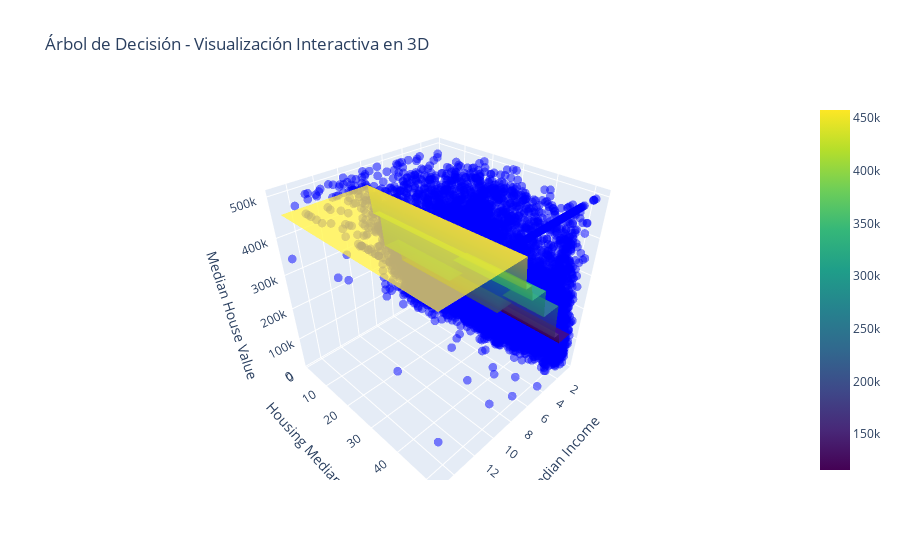

Notebook code cell kept with this figure:
### Markdown cell above
### 2 variables

median_income y housing_median_age

### Code cell
import plotly.graph_objects as go
import numpy as np
from sklearn.tree import DecisionTreeRegressor
from sklearn.model_selection import train_test_split
import pandas as pd

# Seleccionar dos variables predictoras
X = housing[['median_income', 'housing_median_age']].values
y = housing['median_house_value'].values

# Dividir en entrenamiento y prueba
X_train, X_test, y_train, y_test = train_test_split(X, y, test_size=0.2, random_state=42)

# Entrenar el modelo de árbol de decisión
tree_regressor_3d = DecisionTreeRegressor(max_depth=3, random_state=42)
tree_regressor_3d.fit(X_train, y_train)

# Crear una malla de valores para predecir
x_range = np.linspace(X[:, 0].min(), X[:, 0].max(), 50)
y_range = np.linspace(X[:, 1].min(), X[:, 1].max(), 50)
X_grid, Y_grid = np.meshgrid(x_range, y_range)
Z_pred = tree_regressor_3d.predict(np.c_[X_grid.ravel(), Y_grid.ravel()]).reshape(X_grid.shape)

# Crear la figura interactiva
fig = go.Figure()

# Agregar los datos reales como scatter 3D
fig.add_trace(go.Scatter3d(
    x=X[:, 0], y=X[:, 1], z=y,
    mode='markers',
    marker=dict(size=3, color='blue', opacity=0.5),
    name="Datos reales"
))

# Agregar la superficie de predicción del árbol de decisión
fig.add_trace(go.Surface(
    x=x_range, y=y_range, z=Z_pred,
    colorscale="viridis",
    opacity=0.7,
    name="Predicción del Árbol"
))

# Configuración de ejes
fig.update_layout(
    title="Árbol de Decisión - Visualización Interactiva en 3D",
    scene=dict(
        xaxis_title="Median Income",
        yaxis_title="Housing Median Age",
        zaxis_title="Median House Value"
    )
)

# Mostrar el gráfico interactivo
fig.show()

### Figure 1 — Plotly figure (JSON) as saved in the notebook; plotly's stock layout.template omitted (floating-point values rounded to 4 significant figures; data arrays with more than 128 entries replaced by an {"elided": "..."} marker saying what was removed)
{"data": [{"marker": {"color": "blue", "opacity": 0.5, "size": 3}, "mode": "markers", "name": "Datos reales", "type": "scatter3d", "x": {"elided": "20640 float values"}, "y": {"elided": "20640 int values"}, "z": {"elided": "20640 int values"}}, {"colorscale": [[0, "#440154"], [0.1111, "#482878"], [0.2222, "#3e4989"], [0.3333, "#31688e"], [0.4444, "#26828e"], [0.5556, "#1f9e89"], [0.6667, "#35b779"], [0.7778, "#6ece58"], [0.8889, "#b5de2b"], [1, "#fde725"]], "name": "Predicción del Árbol", "opacity": 0.7, "type": "surface", "x": [0.4999, 0.7958, 1.092, 1.388, 1.684, 1.98, 2.275, 2.571, 2.867, 3.163, 3.459, 3.755, 4.051, 4.347, 4.643, 4.939, 5.235, 5.531, 5.827, 6.122, 6.418, 6.714, 7.01, 7.306, 7.602, 7.898, 8.194, 8.49, 8.786, 9.082, 9.378, 9.673, 9.969, 10.27, 10.56, 10.86, 11.15, 11.45, 11.74, 12.04, 12.34, 12.63, 12.93, 13.22, 13.52, 13.82, 14.11, 14.41, 14.7, 15.0], "y": [1, 2.041, 3.082, 4.122, 5.163, 6.204, 7.245, 8.286, 9.327, 10.37, 11.41, 12.45, 13.49, 14.53, 15.57, 16.61, 17.65, 18.69, 19.73, 20.78, 21.82, 22.86, 23.9, 24.94, 25.98, 27.02, 28.06, 29.1, 30.14, 31.18, 32.22, 33.27, 34.31, 35.35, 36.39, 37.43, 38.47, 39.51, 40.55, 41.59, 42.63, 43.67, 44.71, 45.76, 46.8, 47.84, 48.88, 49.92, 50.96, 52], "z": {"elided": "50x50 float values"}}], "layout": {"scene": {"xaxis": {"title": {"text": "Median Income"}}, "yaxis": {"title": {"text": "Housing Median Age"}}, "zaxis": {"title": {"text": "Median House Value"}}}, "title": {"text": "Árbol de Decisión - Visualización Interactiva en 3D"}}}
